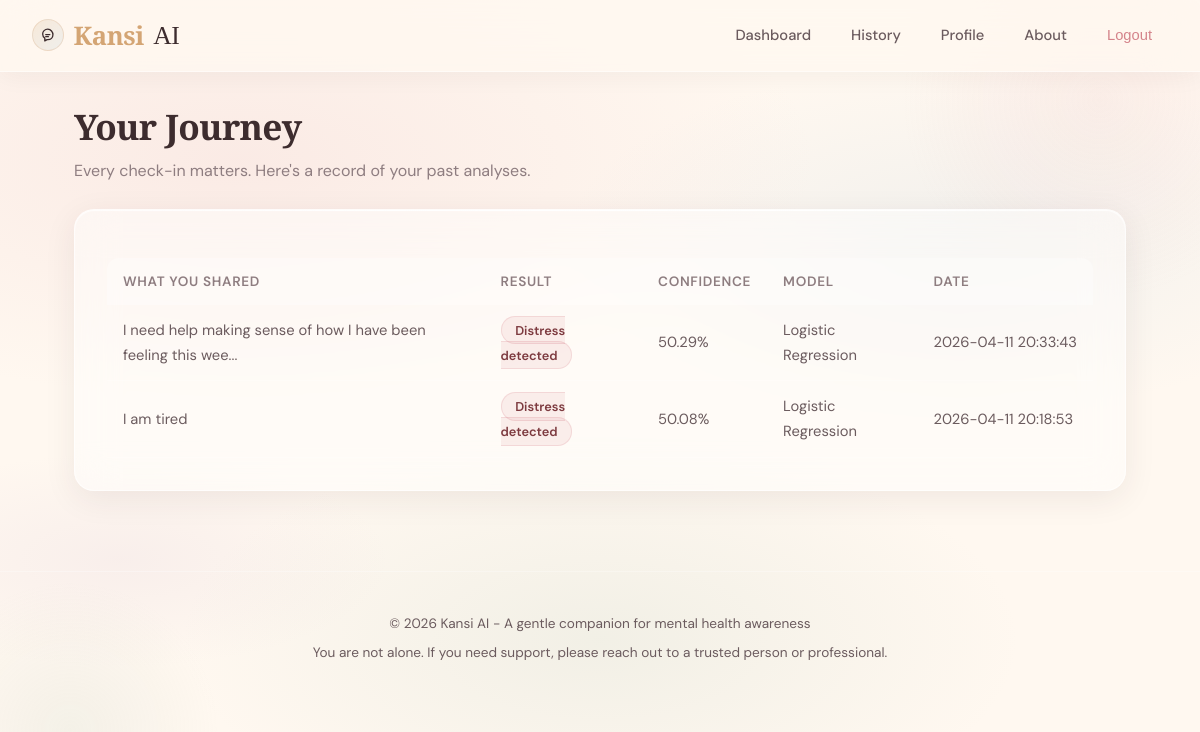
The app's page /history (signed in) with its own data.
### tables this page shows
CREATE TABLE analysis_history (
            id INTEGER PRIMARY KEY AUTOINCREMENT,
            user_id INTEGER NOT NULL,
            input_text TEXT NOT NULL,
            prediction TEXT NOT NULL,
            confidence REAL,
            model_used TEXT,
            created_at TIMESTAMP DEFAULT CURRENT_TIMESTAMP,
            FOREIGN KEY (user_id) REFERENCES users(id) ON DELETE CASCADE
        );

### app.py (the view)
    @app.route('/history')
    @login_required
    def history():
        analyses = get_analysis_history(g.user['id'], limit=100)
        return render_template('history.html', history=analyses)

### app.py (called while the page is built)
def login_required(view):
    @wraps(view)
    def wrapped(*args, **kwargs):
        if not g.user:
            record_security_event('access_denied', subject='anonymous', ip_address=get_request_ip(), metadata={'path': request.path})
            if is_api_request():
                abort(401)
            flash('Please log in to access this page.', 'warning')
            return redirect(url_for('login'))
        return view(*args, **kwargs)
    return wrapped

### database.py (called while the page is built)
def get_db():
    os.makedirs(os.path.dirname(DB_PATH), exist_ok=True)
    conn = sqlite3.connect(DB_PATH)
    conn.row_factory = sqlite3.Row
    conn.execute("PRAGMA foreign_keys = ON")
    return conn

def get_user_by_id(user_id):
    conn = get_db()
    user = conn.execute('SELECT * FROM users WHERE id = ?', (user_id,)).fetchone()
    conn.close()
    return dict(user) if user else None

def get_analysis_history(user_id, limit=20):
    conn = get_db()
    rows = conn.execute(
        '''
        SELECT * FROM analysis_history WHERE user_id = ? ORDER BY created_at DESC LIMIT ?
        ''',
        (user_id, limit)
    ).fetchall()
    conn.close()
    return [dict(r) for r in rows]

### templates/history.html (shortened to what this page needs)
{% extends "base.html" %}
{% block content %}
<h1 style="margin-bottom: 0.5rem;">Your Journey</h1>
<p style="color: var(--text-muted); margin-bottom: 1.5rem;">Every check-in matters. Here's a record of your past analyses.</p>
<div class="card">
    {% if history %}
    <table class="history-table">
        <thead>
            <tr>
                <th>What you shared</th>
                <th>Result</th>
                <th>Confidence</th>
                <th>Model</th>
                <th>Date</th>
            </tr>
        </thead>
        <tbody>
            {% for item in history %}
            <tr class="fade-in-item">
                <td>{{ item.input_text[:60] }}{% if item.input_text | length > 60 %}...{% endif %}</td>
                <td>
                    <span class="badge {% if 'Depressive' in item.prediction %}badge-danger{% else %}badge-success{% endif %}">
                        {% if 'Depressive' in item.prediction %}Distress detected{% else %}No indicators{% endif %}
                    </span>
                </td>
                <td>{{ item.confidence }}%</td>
                <td>{{ item.model_used or 'N/A' }}</td>
                <td style="white-space: nowrap;">{{ item.created_at }}</td>
            </tr>
            {% endfor %}
        </tbody>
    </table>
    {% endif %}
</div>
{% endblock %}

### static/css/style.css (style rules this page uses)
:root { --warm-cream: #FFF8F0; --warm-peach: #FFE8D6; --warm-blush: #FFDDC1; --warm-rose: #E8B4B8; --warm-mauve: #C9A9C7; --warm-sage: #B5C9B7; --warm-sky: #A8C5DA; --warm-gold: #D4A574; --warm-amber: #E6A157; --text-primary: #3D2C2E; --text-secondary: #6B5B5E; --text-muted: #8E7D80; --text-light: #B8A8AB; --glass-bg: rgba(255, 255, 255, 0.45); --glass-border: rgba(255, 255, 255, 0.6); --glass-shadow: 0 8px 32px rgba(61, 44, 46, 0.08); --glass-blur: 20px; --glass-inner-glow: inset 0 1px 1px rgba(255, 255, 255, 0.8); --success: #7FB685; --success-bg: rgba(127, 182, 133, 0.12); --danger: #D4838A; --danger-bg: rgba(212, 131, 138, 0.12); --warning: #D4A574; --warning-bg: rgba(212, 165, 116, 0.12); --info: #A8C5DA; --info-bg: rgba(168, 197, 218, 0.12); --radius: 20px; --radius-sm: 12px; --radius-lg: 28px; --transition: all 0.4s cubic-bezier(0.25, 0.46, 0.45, 0.94); --font-display: 'Playfair Display', Georgia, serif; --font-body: 'DM Sans', -apple-system, sans-serif; }
*, *::before, *::after { margin: 0; padding: 0; box-sizing: border-box; }
html { scroll-behavior: smooth; }
body { font-family: var(--font-body); color: var(--text-primary); line-height: 1.7; min-height: 100vh; background: var(--warm-cream); background-image: radial-gradient(ellipse 80% 50% at 20% 20%, rgba(232, 180, 184, 0.2) 0%, transparent 60%), radial-gradient(ellipse 60% 40% at 80% 30%, rgba(168, 197, 218, 0.15) 0%, transparent 55%), radial-gradient(ellipse 70% 50% at 50% 80%, rgba(181, 201, 183, 0.18) 0%, transparent 50%), radial-gradient(ellipse 50% 30% at 10% 70%, rgba(201, 169, 199, 0.12) 0%, transparent 45%); background-attachment: fixed; -webkit-font-smoothing: antialiased; }
body::before, body::after { content: ''; position: fixed; border-radius: 50%; pointer-events: none; z-index: 0; animation: float 20s ease-in-out infinite; }
body::before { width: 400px; height: 400px; top: -100px; right: -100px; background: radial-gradient(circle, rgba(232, 180, 184, 0.15), transparent 70%); animation-duration: 25s; }
body::after { width: 300px; height: 300px; bottom: -80px; left: -80px; background: radial-gradient(circle, rgba(181, 201, 183, 0.15), transparent 70%); animation-duration: 18s; animation-delay: -5s; }
h1, h2, h3 { font-family: var(--font-display); color: var(--text-primary); letter-spacing: -0.02em; line-height: 1.3; }
h1 { font-size: 2.2rem; font-weight: 600; }
p { color: var(--text-secondary); }
.card { background: var(--glass-bg); backdrop-filter: blur(var(--glass-blur)); -webkit-backdrop-filter: blur(var(--glass-blur)); border: 1px solid var(--glass-border); border-radius: var(--radius); padding: 2rem; box-shadow: var(--glass-shadow), var(--glass-inner-glow); transition: var(--transition); position: relative; z-index: 1; }
.card::before { content: ''; position: absolute; top: 0; left: 0; right: 0; height: 1px; background: linear-gradient(90deg, transparent 0%, rgba(255, 255, 255, 0.8) 30%, rgba(255, 255, 255, 0.9) 50%, rgba(255, 255, 255, 0.8) 70%, transparent 100%); border-radius: var(--radius) var(--radius) 0 0; }
.badge { padding: 0.3rem 0.85rem; border-radius: 20px; font-size: 0.8rem; font-weight: 600; backdrop-filter: blur(8px); }
.badge-danger { background: var(--danger-bg); color: #7D3A3F; border: 1px solid rgba(212, 131, 138, 0.2); }
.history-table { width: 100%; border-collapse: separate; border-spacing: 0; margin-top: 1rem; }
.history-table th { text-align: left; padding: 0.75rem 1rem; background: rgba(255, 255, 255, 0.3); font-weight: 600; font-size: 0.85rem; color: var(--text-muted); text-transform: uppercase; letter-spacing: 0.05em; }
.history-table th:first-child { border-radius: var(--radius-sm) 0 0 0; }
.history-table th:last-child { border-radius: 0 var(--radius-sm) 0 0; }
.history-table td { padding: 0.8rem 1rem; border-bottom: 1px solid rgba(255, 255, 255, 0.25); font-size: 0.92rem; color: var(--text-secondary); }
.fade-in-item { animation: fadeInUp 0.5s ease both; }
.fade-in-item:nth-child(1) { animation-delay: 0.05s; }
.fade-in-item:nth-child(2) { animation-delay: 0.1s; }

### records on screen
analysis_history: input_text "I need help making sense of how I have been feeling this wee", shows "Distress detected", confidence "50.29", model_used "Logistic Regression", created_at "2026-04-11 20:33:43"
analysis_history: input_text "I am tired", shows "Distress detected", confidence "50.08", model_used "Logistic Regression", created_at "2026-04-11 20:18:53"
